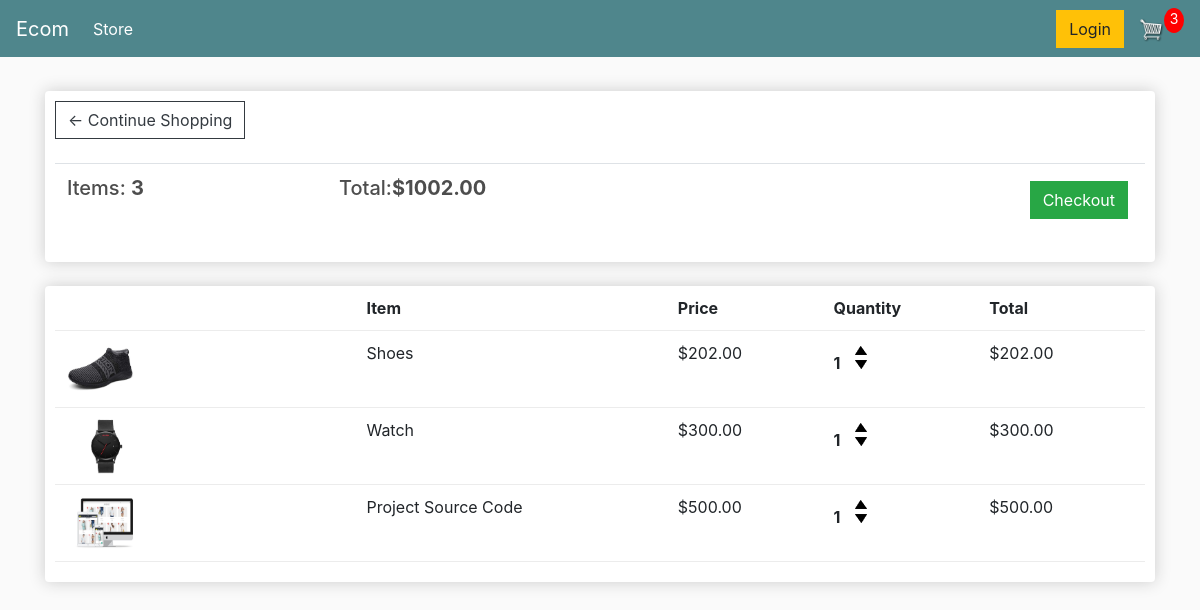
The app's page /cart/ (signed in) with its own data.
### store/models.py (models this page shows, shortened)
class Order(models.Model):
    customer = models.ForeignKey(Customer, on_delete=models.SET_NULL, blank=True, null=True)
    date_orderd = models.DateTimeField(auto_now_add=True)
    complete = models.BooleanField(default=False, null=True, blank=False)
    transaction_id = models.CharField(max_length=200, null=True)
    @property
    def get_cart_total(self):
        orderitems = self.orderitem_set.all()
        total = sum([item.get_total for item in orderitems])
        return total
    @property
    def get_cart_items(self):
        orderitems = self.orderitem_set.all()
        total = sum([item.quantity for item in orderitems])
        return total

class OrderItem(models.Model):
    product = models.ForeignKey(Product, on_delete=models.SET_NULL, blank=True, null=True)
    order = models.ForeignKey(Order, on_delete=models.SET_NULL, blank=True, null=True)
    quantity = models.IntegerField(default=0, null=True, blank=True)
    date_added = models.DateTimeField(auto_now_add=True)
    @property
    def get_total(self):
        total = self.product.price * self.quantity
        return total

class Product(models.Model):
    name = models.CharField(max_length=200, null=True)
    price = models.DecimalField(max_digits=7, decimal_places=2)
    digital = models.BooleanField(default=False, null=True, blank=False)
    image = models.ImageField(null=True, blank=True)
    @property
    def imageURL(self):
        try:
            url = self.image.url
        except:
            url = ''
        return url

### store/views.py (the view)
# urls.py: path('cart/', views.cart, name="cart"),
def cart(request):
    data = cartData(request)
    cartItems = data['cartItems']
    order = data['order']
    items = data['items']
    context = {'items':items,'order':order, 'cartItems':cartItems}
    return render (request, 'store/cart.html' , context)

### store/utils.py (called while the page is built)
def cartData(request):
    if request.user.is_authenticated:
        customer = request.user.customer
        order,created = Order.objects.get_or_create(customer=customer, complete=False)
        items = order.orderitem_set.all()
        cartItems = order.get_cart_items
    else:
        cookieData = cookieCart(request)
        cartItems = cookieData['cartItems']
        order = cookieData['order']
        items = cookieData['items']
    return {'cartItems':cartItems, 'order':order, 'items':items}

### store/templates/store/cart.html
{% extends 'store/main.html' %}
{% load static %}
{% block content %}
	<div class="row">
		<div class="col-lg-12">
			<div class="box-element">
				<a  class="btn btn-outline-dark" href="{% url 'store' %}">&#x2190; Continue Shopping</a>
				<br>
				<br>
				<table class="table">
					<tr>
						<th><h5>Items: <strong>{{order.get_cart_items}}</strong></h5></th>
						<th><h5>Total:<strong>${{order.get_cart_total|floatformat:2}}</strong></h5></th>
						<th>
							<a  style="float:right; margin:5px;" class="btn btn-success" href="{% url 'checkout' %}">Checkout</a>
						</th>
					</tr>
				</table>
			</div>
			<br>
			<div class="box-element">
				<div class="cart-row">
					<div style="flex:2"></div>
					<div style="flex:2"><strong>Item</strong></div>
					<div style="flex:1"><strong>Price</strong></div>
					<div style="flex:1"><strong>Quantity</strong></div>
					<div style="flex:1"><strong>Total</strong></div>
				</div>
                {% for item in items %}
                <div class="cart-row">
                    <div style="flex:2"><img class="row-image" src="{{item.product.imageURL}}"></div>
                    <div style="flex:2"><p>{{item.product.name}}</p></div>
                    <div style="flex:1"><p>${{item.product.price|floatformat:2}}</p></div>
                    <div style="flex:1">
                        <p class="quantity">{{item.quantity}}</p>
                        <div class="quantity">
                            <img data-product={{item.product.id}} data-action="add" class="chg-quantity update-cart" src="{% static  'images/arrow-up.png' %}">
                            <img data-product={{item.product.id}} data-action="remove" class="chg-quantity update-cart" src="{% static  'images/arrow-down.png' %}">
                        </div>
                    </div>
                    <div style="flex:1"><p>${{item.get_total}}</p></div>
                </div>
                {% endfor %}
			</div>
		</div>
	</div>
{% endblock content %}

### static/css/main.css (style rules this page uses)
body { background-color: hsl(0, 0%, 98%); }
h1,h2,h3,h4,h5,h6 { color:hsl(0, 0%, 30%); }
.box-element { box-shadow:hsl(0, 0%, 80%) 0 0 16px; background-color: #fff; border-radius: 4px; padding: 10px; }
.col-lg-4, .col-lg-6, .col-lg-8, .col-lg-12 { margin-top: 10px; }
.btn { border-radius: 0; }
.row-image { width: 100px; }
.cart-row { display: flex; align-items: flex-stretch; padding-bottom: 10px; margin-bottom: 10px; border-bottom: 1px solid #ececec; }
.quantity { display: inline-block; font-weight: 700; padding-right:10px; }
.chg-quantity { width: 12px; cursor: pointer; display: block; margin-top: 5px; transition:.1s; }

### records on screen
Order: get_cart_items "3", get_cart_total "1002.00"
OrderItem: product.imageURL (picture), product.name "Shoes", product.price "202.00", quantity "1", get_total "202.00"
OrderItem: product.imageURL (picture), product.name "Watch", product.price "300.00", quantity "1", get_total "300.00"
OrderItem: product.imageURL (picture), product.name "Project Source Code", product.price "500.00", quantity "1", get_total "500.00"

### other values on screen
{{ cartItems }} "3"
